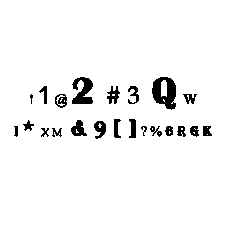
%> input picture binumero.bmp, 236 x 235 px
$ octave reconstruccionTest.m   (GNU Octave 9; MATLAB toolbox functions it lacks are replaced by stand-ins)
%> lines starting %> are read from the running program, lines starting %| are printed output that depends on the picture; in (x1, y1, x2, y2) boxes, pixels count from 0 and x2, y2 are one past the last pixel; in counts of white or black regions, pixels touching at a corner belong together; the program's own positions count from 1
### reconstruccion.m
function h = reconstruccion(f, g)
% Sintaxis
% h = reconstruccion(f, g)
%
% Descripci髇
% Reconstruye los elementos de una imagen binaria (mascara) g,
% a partir de los marcadores f de esos elementos
%
% Argumentos de entrada
% f: marcador
% g: imagen binaria original (m醩cara)
%
% Argumento de salida
% h: imagen binaria reconstruida 鷑icamente con los elementos marcados

h = f;
B = ones(3);

while true
    r = imdilate(h, B) & g;
    if r == h
        break
    end
    h = r;
end

### reconstruccionTest.m
clear all
clc
BMP1 = imread('binumero.bmp');
%> BMP1: size 235x236 uint8; 95.8% white; 22 black regions (1 under 20 px), largest, box (x1, y1, x2, y2) and area: (152, 77, 176, 110) 506, (72, 77, 93, 104) 362, (71, 120, 87, 136) 152
BMP2 = imread('binumero-marcadores.bmp');
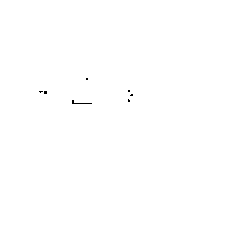
%> input picture binumero-marcadores.bmp, 236 x 235 px
%> BMP2: size 235x236 uint8; 99.9% white; black in thin lines or dots, all inside (x1, y1, x2, y2) = (39, 78, 133, 104)
BW1 = im2bw(BMP1);
BW1 = ~BW1;
BW2 = im2bw(BMP2);
BW2 = ~BW2;
figure(1), imshow(~BW1)
figure(2), imshow(~BW2)
h = reconstruccion(BW2, BW1);
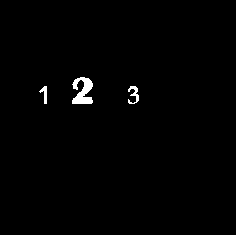
%> h: size 235x236 logical; 0.95% white; 3 white regions, box (x1, y1, x2, y2) and area: (72, 77, 93, 104) 362, (128, 86, 139, 104) 96, (39, 86, 47, 104) 69
figure(3), imshow(~h)
